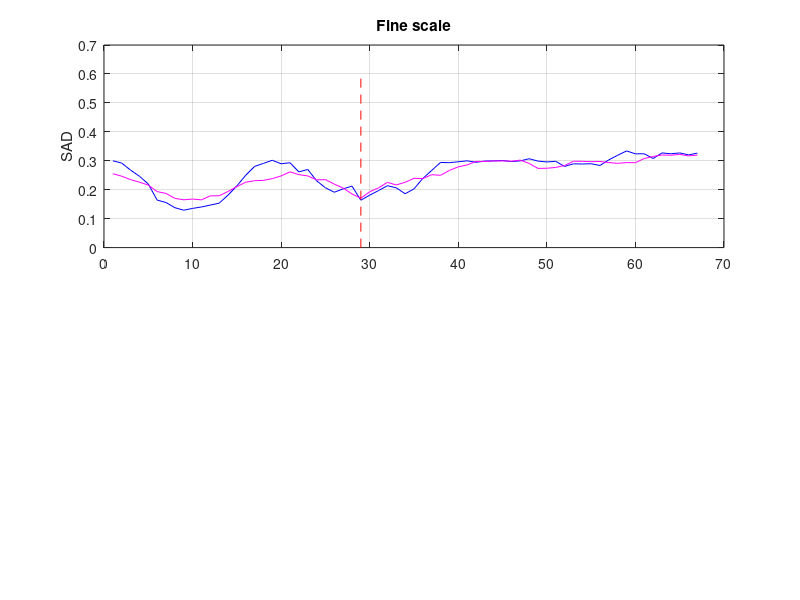

MATLAB code for this plot: (Note: this script raises an error after producing the figure.)
success_story = 'low';
save_im = true;
save_folder = 'C:\Users\vasil\stereo_vision\src\stereo_vision\paper\latex\figures\';
rng(3);

% texture helps higher resolutions
if strcmp(success_story, 'high')
    texture = 0.05;
    texture_object = 0.25;
    noise = 0.05;
    noise_object = 0.05;
    gt = 68;
    ps_a = 2;
    ps_b = 6;
    disparity = 42;
elseif strcmp(success_story, 'low')
    texture = 0.05;
    texture_object = 0.05;
    noise = 0.05;
    noise_object = 0.15;
    gt = 60;
    ps_a = 2;
    ps_b = 6;
    disparity = 25;
end

down_rate = round((ps_b*2+1)/(ps_a*2+1));
down_rate_float = (ps_b*2+1)/(ps_a*2+1);

% create initial image
x = zeros(10) + 0.2;
y = ones(10) - 0.2;
z = [ x y-0.3 x y x x y y ];
z = imgaussfilt(z, down_rate/5) + randn(size(z)) * texture;

% crop patches
if strcmp(success_story, 'high')
    % draw rectangle
    z_left = z;
    z_left(:, gt-ps_a:gt+ps_a) = 0.5 + randn(size(z_left(:, gt-ps_a:gt+ps_a))) * texture_object;
    z_right = z;
    z_right(:, gt-ps_a-disparity:gt+ps_a-disparity) = z_left(:, gt-ps_a:gt+ps_a);
    
    % add noise to object
    z_left(:, gt-ps_a:gt+ps_a) = z_left(:, gt-ps_a:gt+ps_a) + randn(size(z_left(:, gt-ps_a:gt+ps_a))) * noise_object;
    z_right(:, gt-ps_a-disparity:gt+ps_a-disparity) = z_right(:, gt-ps_a-disparity:gt+ps_a-disparity) + randn(size(z_left(:, gt-ps_a:gt+ps_a))) * noise_object;

    z0_left = z_left;
    z1_left = imgaussfilt(z0_left, down_rate/3);
    z1_s_left = z1_left(:,1:down_rate:end);

    z0 = z_right;
    z1 = conv2(z0, ones(ps_b/ps_a*2 + 1)/numel(ones(ps_b/ps_a*2 + 1)), 'same');
    z1 = imgaussfilt(z0, down_rate/3);
    z1_s = z1(:,1:down_rate:end);
    
    % printf(success_story)
    a0 = z0_left(:,gt-ps_a:gt+ps_a);
    a0 = a0 + randn(size(a0)) * noise;
    a1 = z1_left(:,gt-ps_a:gt+ps_a);
    a1 = a1 + randn(size(a1)) * noise;

    b0 = z0_left(:, gt-ps_b:gt+ps_b);
    b0 = b0 + randn(size(b0)) * noise;
    b1 = z1_left(:, gt-ps_b:gt+ps_b);
    b1 = b1 + randn(size(b1)) * noise;
    b1_s = z1_s_left(:, round((gt)/(ps_b/ps_a))-ps_a + 1:round((gt)/(ps_b/ps_a))+ps_a + 1);
    b1_s = b1_s + randn(size(b1_s)) * noise;
    
elseif strcmp(success_story, 'low')
    % draw rectangle
    z_left = z;
    z_left(:, gt-ps_b:gt+ps_b) = 0.5 + randn(size(z_left(:, gt-ps_b:gt+ps_b))) * texture_object;
    z_right = z;
    z_right(:, gt-ps_b-disparity:gt+ps_b-disparity) = z_left(:, gt-ps_b:gt+ps_b);
    
    % add noise
    z_left(:, gt-ps_b:gt+ps_b) = z_left(:, gt-ps_b:gt+ps_b) + randn(size(z_left(:, gt-ps_b:gt+ps_b))) * noise_object;
    z_right(:, gt-ps_b-disparity:gt+ps_b-disparity) = z_right(:, gt-ps_b-disparity:gt+ps_b-disparity) + randn(size(z_left(:, gt-ps_b:gt+ps_b))) * noise_object;
    
    z0_left = z_left;
    z1_left = imgaussfilt(z0_left, down_rate/3);
    z1_s_left = z1_left(:,1:down_rate:end);

    z0 = z_right;
    z1 = imgaussfilt(z0, down_rate/3);
    z1_s = z1(:,1:down_rate:end);
    
    % printf(success_story)
    a0 = z0_left(:,gt-ps_a:gt+ps_a);
    a0 = a0 + randn(size(a0)) * noise;
    a1 = z1_left(:,gt-ps_a:gt+ps_a);
    a1 = a1 + randn(size(a1)) * noise;

    b0 = z0_left(:, gt-ps_b:gt+ps_b);
    b0 = b0 + randn(size(b0)) * noise;
    b1 = z1_left(:, gt-ps_b:gt+ps_b);
    b1 = b1 + randn(size(b1)) * noise;
    b1_s = z1_s_left(:, round((gt)/(ps_b/ps_a))-ps_a + 1:round((gt)/(ps_b/ps_a))+ps_a + 1);
    b1_s = b1_s + randn(size(b1_s)) * noise;
end

% compare patches at scale0
phia0 = [];
phib0 = [];
for i = 1 : size(z0, 2) - size(b0, 2)
    phia0(i) = mean(mean(abs( z0(:, (i:i+size(a0,2)-1) + (ps_b - ps_a) ) - a0 )));
    phib0(i) = mean(mean(abs( z0(:, i:i+size(b0,2)-1) - b0 )));
end

% compare patches at scale1
phia1 = [];
phib1 = [];
for i = 1 : size(z1, 2) - size(b1, 2)
    phia1(i) = mean(mean(abs( z1(:, (i:i+size(a1,2)-1) + (ps_b - ps_a) ) - a1 )));
    phib1(i) = mean(mean(abs( z1(:, i:i+size(b1,2)-1) - b1 )));
end

% compare patches at scale1 - downsampled
phib1_s = [];
for i = 1 : size(z1_s, 2) - size(b1_s, 2)
    phib1_s(i) = mean(mean(abs( z1_s(:, i:i+size(b1_s,2)-1) - b1_s )));
end
tmp = phib1_s;
x = linspace(1, size(phib1, 2) - down_rate, size(phib1_s,2));
% x = 1 : size(phib1_s,2);
% x = (x * round(ps_b/ps_a)) - round((round(ps_b/ps_a) - 1));
x1 = 1 : size(phib1, 2); % x(end);
phib1_s = interp1(x, phib1_s, x1);

% phib1_s = resample(phib1_s, round(ps_b/ps_a), 1);


%% Plots
if strcmp(success_story, 'high')
    
    % graph
    fig2 = figure();
    ax1 = subplot(2,1,1); 
    plot(phia0, 'b'); hold on; plot(phib0, 'm'); 
    line([gt - ps_b - disparity, gt - ps_b - disparity], [0 , 0.6],'Color','red','LineStyle','--'); grid;
    title(ax1,'Fine scale') 
    ylabel(ax1,'SAD')
    legend(ax1, {latex_expr(ps_a), latex_expr(ps_b)}, 'Interpreter', 'latex')
    
    ax2 = subplot(2,1,2);
    plot(phia1, 'b'); hold on; plot(phib1, 'm'); plot(phib1_s, 'g');
    line([gt - ps_b - disparity, gt - ps_b - disparity], [0 , 0.6],'Color','red','LineStyle','--'); grid;
    title(ax2,'Coarse scale') 
    ylabel(ax2,'SAD')
    xlabel(ax2, 'position')
    legend(ax2, {latex_expr(ps_a), latex_expr(ps_b), latex_expr(ps_a, down_rate_float)}, 'Interpreter', 'latex')
    
    if save_im
        saveas(fig2, strcat(save_folder, 'high_resolution_success_graph.eps'));
    end
    
    % imL fine scale
    fig3 = figure();
    resize_factor = 10;
    imshow(double(imresize(z0_left, resize_factor, 'nearest'))); hold on;
    tmp = [gt - ps_a, 1, ps_a*2 + 1, 9]*resize_factor; tmp(1) = tmp(1) - resize_factor(); tmp(2) = 1; tmp(4) = tmp(4) + resize_factor - 1;
    tmp1 = [gt - ps_b, 1, ps_b*2 + 1, 9]*resize_factor; tmp1(1) = tmp1(1) - resize_factor(); tmp1(2) = 1; tmp1(4) = tmp1(4) + resize_factor - 1;
    rectangle('Position',tmp, 'EdgeColor', 'b', 'Linewidth', 2)
    rectangle('Position',tmp1, 'EdgeColor', 'm', 'Linewidth', 2)
    plot(gt*resize_factor - round(resize_factor/2), 5*resize_factor, 'r+', 'MarkerSize', 15, 'Linewidth', 2);
    hold off;
    
    if save_im
        saveas(fig3, strcat(save_folder, 'high_resolution_success_imL_fine.pdf'));
    end
    
    % imL coarse scale
    fig4 = figure();
    resize_factor = 10;
    imshow(double(imresize(z1_left, resize_factor, 'nearest'))); hold on;
    tmp = [gt - ps_a, 1, ps_a*2 + 1, 9]*resize_factor; tmp(1) = tmp(1) - resize_factor(); tmp(2) = 1; tmp(4) = tmp(4) + resize_factor - 1;
    tmp1 = [gt - ps_b, 1, ps_b*2 + 1, 9]*resize_factor; tmp1(1) = tmp1(1) - resize_factor(); tmp1(2) = 1; tmp1(4) = tmp1(4) + resize_factor - 1;
    rectangle('Position',tmp, 'EdgeColor', 'b', 'Linewidth', 2);
    rectangle('Position',tmp1, 'EdgeColor', 'm', 'Linewidth', 2);
    plot(gt*resize_factor - round(resize_factor/2), 5*resize_factor, 'r+', 'MarkerSize', 15, 'Linewidth', 2);
    hold off;
    
    if save_im
        saveas(fig4, strcat(save_folder, 'high_resolution_success_imL_coarse.pdf'));
    end
    
    % imR fine scale
    fig5 = figure();
    resize_factor = 10;
    imshow(double(imresize(z0, resize_factor, 'nearest'))); hold on;
    tmp = [gt - ps_a - disparity, 1, ps_a*2 + 1, 9]*resize_factor; tmp(1) = tmp(1) - resize_factor(); tmp(2) = 1; tmp(4) = tmp(4) + resize_factor - 1;
    tmp1 = [gt - ps_b - disparity, 1, ps_b*2 + 1, 9]*resize_factor; tmp1(1) = tmp1(1) - resize_factor(); tmp1(2) = 1; tmp1(4) = tmp1(4) + resize_factor - 1;
    rectangle('Position',tmp, 'EdgeColor', 'b', 'Linewidth', 2)
    rectangle('Position',tmp1, 'EdgeColor', 'm', 'Linewidth', 2)
    plot((gt-disparity)*resize_factor - round(resize_factor/2), 5*resize_factor, 'r+', 'MarkerSize', 15, 'Linewidth', 2);
    hold off;
    
    if save_im
        saveas(fig5, strcat(save_folder, 'high_resolution_success_imR_fine.pdf'))
    end
    
    % imR coarse scale
    fig6 = figure();
    resize_factor = 10;
    imshow(double(imresize(z1, resize_factor, 'nearest'))); hold on;
    tmp = [gt - ps_a - disparity, 1, ps_a*2 + 1, 9]*resize_factor; tmp(1) = tmp(1) - resize_factor(); tmp(2) = 1; tmp(4) = tmp(4) + resize_factor - 1;
    tmp1 = [gt - ps_b - disparity, 1, ps_b*2 + 1, 9]*resize_factor; tmp1(1) = tmp1(1) - resize_factor(); tmp1(2) = 1; tmp1(4) = tmp1(4) + resize_factor - 1;
    rectangle('Position',tmp, 'EdgeColor', 'b', 'Linewidth', 2)
    rectangle('Position',tmp1, 'EdgeColor', 'm', 'Linewidth', 2)
    plot((gt-disparity)*resize_factor - round(resize_factor/2), 5*resize_factor, 'r+', 'MarkerSize', 15, 'Linewidth', 2);
    hold off;
    
    if save_im
        saveas(fig6, strcat(save_folder, 'high_resolution_success_imR_coarse.pdf'));
    end
    
elseif strcmp(success_story, 'low')
    % graph
    fig2 = figure();
    ax1 = subplot(2,1,1); 
    plot(phia0, 'b'); hold on; plot(phib0, 'm'); 
    line([gt - ps_b - disparity, gt - ps_b - disparity], [0 , 0.6],'Color','red','LineStyle','--'); grid;
    title(ax1,'Fine scale') 
    ylabel(ax1,'SAD')
    legend(ax1, {latex_expr(ps_a), latex_expr(ps_b)}, 'Interpreter', 'latex')
    
    ax2 = subplot(2,1,2);
    plot(phia1, 'b'); hold on; plot(phib1, 'm'); plot(phib1_s, 'g');
    line([gt - ps_b - disparity, gt - ps_b - disparity], [0 , 0.6],'Color','red','LineStyle','--'); grid;
    title(ax2,'Coarse scale') 
    ylabel(ax2,'SAD')
    xlabel(ax2, 'position')
    legend(ax2, {latex_expr(ps_a), latex_expr(ps_b), latex_expr(ps_a, down_rate_float)}, 'Interpreter', 'latex')
    
    if save_im
        saveas(fig2, strcat(save_folder, 'low_resolution_success_graph.eps'))
    end
    
    % imL fine scale
    fig3 = figure();
    resize_factor = 10;
    imshow(double(imresize(z0_left, resize_factor, 'nearest'))); hold on;
    tmp = [gt - ps_a, 1, ps_a*2 + 1, 9]*resize_factor; tmp(1) = tmp(1) - resize_factor(); tmp(2) = 1; tmp(4) = tmp(4) + resize_factor - 1;
    tmp1 = [gt - ps_b, 1, ps_b*2 + 1, 9]*resize_factor; tmp1(1) = tmp1(1) - resize_factor(); tmp1(2) = 1; tmp1(4) = tmp1(4) + resize_factor - 1;
    rectangle('Position',tmp, 'EdgeColor', 'b', 'Linewidth', 2)
    rectangle('Position',tmp1, 'EdgeColor', 'm', 'Linewidth', 2)
    plot(gt*resize_factor - round(resize_factor/2), 5*resize_factor, 'r+', 'MarkerSize', 15, 'Linewidth', 2);
    hold off;
    
    if save_im
        saveas(fig3, strcat(save_folder, 'low_resolution_success_imL_fine.pdf'))
    end
    
    % imL coarse scale
    fig4 = figure();
    resize_factor = 10;
    imshow(double(imresize(z1_left, resize_factor, 'nearest'))); hold on;
    tmp = [gt - ps_a, 1, ps_a*2 + 1, 9]*resize_factor; tmp(1) = tmp(1) - resize_factor(); tmp(2) = 1; tmp(4) = tmp(4) + resize_factor - 1;
    tmp1 = [gt - ps_b, 1, ps_b*2 + 1, 9]*resize_factor; tmp1(1) = tmp1(1) - resize_factor(); tmp1(2) = 1; tmp1(4) = tmp1(4) + resize_factor - 1;
    rectangle('Position',tmp, 'EdgeColor', 'b', 'Linewidth', 2);
    rectangle('Position',tmp1, 'EdgeColor', 'm', 'Linewidth', 2);
    plot(gt*resize_factor - round(resize_factor/2), 5*resize_factor, 'r+', 'MarkerSize', 15, 'Linewidth', 2);
    hold off;

    
    if save_im
        saveas(fig4, strcat(save_folder, 'low_resolution_success_imL_coarse.pdf'))
    end
    
    % imR fine scale
    fig5 = figure();
    resize_factor = 10;
    imshow(double(imresize(z0, resize_factor, 'nearest'))); hold on;
    tmp = [gt - ps_a - disparity, 1, ps_a*2 + 1, 9]*resize_factor; tmp(1) = tmp(1) - resize_factor(); tmp(2) = 1; tmp(4) = tmp(4) + resize_factor - 1;
    tmp1 = [gt - ps_b - disparity, 1, ps_b*2 + 1, 9]*resize_factor; tmp1(1) = tmp1(1) - resize_factor(); tmp1(2) = 1; tmp1(4) = tmp1(4) + resize_factor - 1;
    rectangle('Position',tmp, 'EdgeColor', 'b', 'Linewidth', 2)
    rectangle('Position',tmp1, 'EdgeColor', 'm', 'Linewidth', 2)
    plot((gt-disparity)*resize_factor - round(resize_factor/2), 5*resize_factor, 'r+', 'MarkerSize', 15, 'Linewidth', 2);
    hold off;

    
    if save_im
        saveas(fig5, strcat(save_folder, 'low_resolution_success_imR_fine.pdf'))
    end
    
    % imR coarse scale
    fig6 = figure();
    resize_factor = 10;
    imshow(double(imresize(z1, resize_factor, 'nearest'))); hold on;
    tmp = [gt - ps_a - disparity, 1, ps_a*2 + 1, 9]*resize_factor; tmp(1) = tmp(1) - resize_factor(); tmp(2) = 1; tmp(4) = tmp(4) + resize_factor - 1;
    tmp1 = [gt - ps_b - disparity, 1, ps_b*2 + 1, 9]*resize_factor; tmp1(1) = tmp1(1) - resize_factor(); tmp1(2) = 1; tmp1(4) = tmp1(4) + resize_factor - 1;
    rectangle('Position',tmp, 'EdgeColor', 'b', 'Linewidth', 2)
    rectangle('Position',tmp1, 'EdgeColor', 'm', 'Linewidth', 2)
    plot((gt-disparity)*resize_factor - round(resize_factor/2), 5*resize_factor, 'r+', 'MarkerSize', 15, 'Linewidth', 2);
    hold off;
    
    if save_im
        saveas(fig6, strcat(save_folder, 'low_resolution_success_imR_coarse.pdf'))
    end
end

function y = latex_expr(size, exp)
    if nargin < 2
        y = char(strcat('$P_{', string(size*2+1), '\times ', string(size*2+1), '}$'));
    else
        y = char(strcat('$P^{', string(exp), '}_{', string(size*2+1), '\times ', string(size*2+1), '}$'));
    end
end